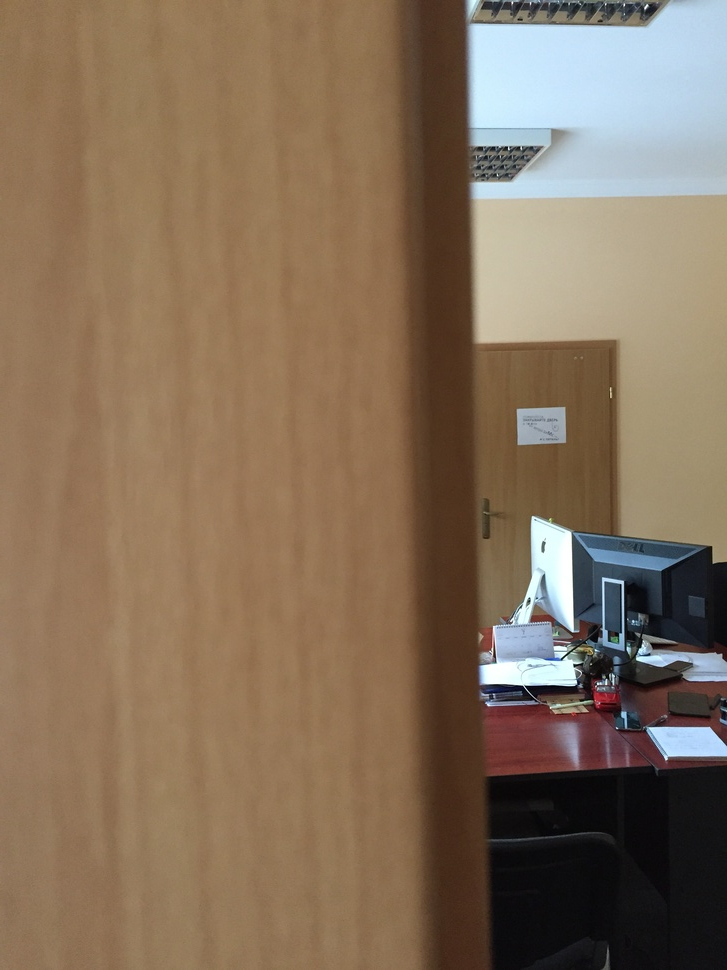
#> input picture source/images/IMG_0081.JPG, 727 x 970 px, shrunk from 2448 x 3264 before the run; its folder holds only this picture in this run
$ python test-cv.py   (Python 2 division)
#> lines starting #> are read from the running program, lines starting #| are printed output that depends on the picture; after the words box and inside, x2 and y2 are one past the last pixel; in counts of white or black regions, pixels touching at a corner belong together
import os
import numpy as np
import cv2

# [5 lines left out: function rotateImage, not called in this run]

'''
im = cv2.imread('./source/images/test/IMG_0086.JPG')
imgray = cv2.cvtColor(im,cv2.COLOR_BGR2GRAY)

corners = cv2.goodFeaturesToTrack(imgray, 5, 0.01, 1)

print 'corners=',corners

for i in range(len(corners)):
  print i, corners[i][0]
  cv2.circle(im, (corners[i][0][0], corners[i][0][1]), 100, (0,255,0), 3)

cv2.imwrite('result.jpg', im)
'''


# Source dir and result dir (YOU SHOULD CREATE RESULT DIR BY HAND)
imgDir = './source/images'
resultDir = './results'


# Iterate over files in a dir
imagesDir = './source/images'
for fn in os.listdir(imagesDir):
    #print os.path.join(imagesDir, fn)
    if os.path.isfile(os.path.join(imagesDir, fn)):
        fName, fExtension = os.path.splitext(fn)
        #print fn, fName, fExtension
        inFile = os.path.join(imagesDir, fn)
        print 'inFile =', inFile

        resFile = os.path.join(resultDir, fName + 'r' + fExtension)
        print 'resFile =', resFile

        # DO SMTH HERE inFile and resFile
        im = cv2.imread(inFile)
#> im is the input picture: shape (970, 727, 3); mean B, G, R 90.4, 111.7, 132.5
        imgray = cv2.cvtColor(im,cv2.COLOR_BGR2GRAY)
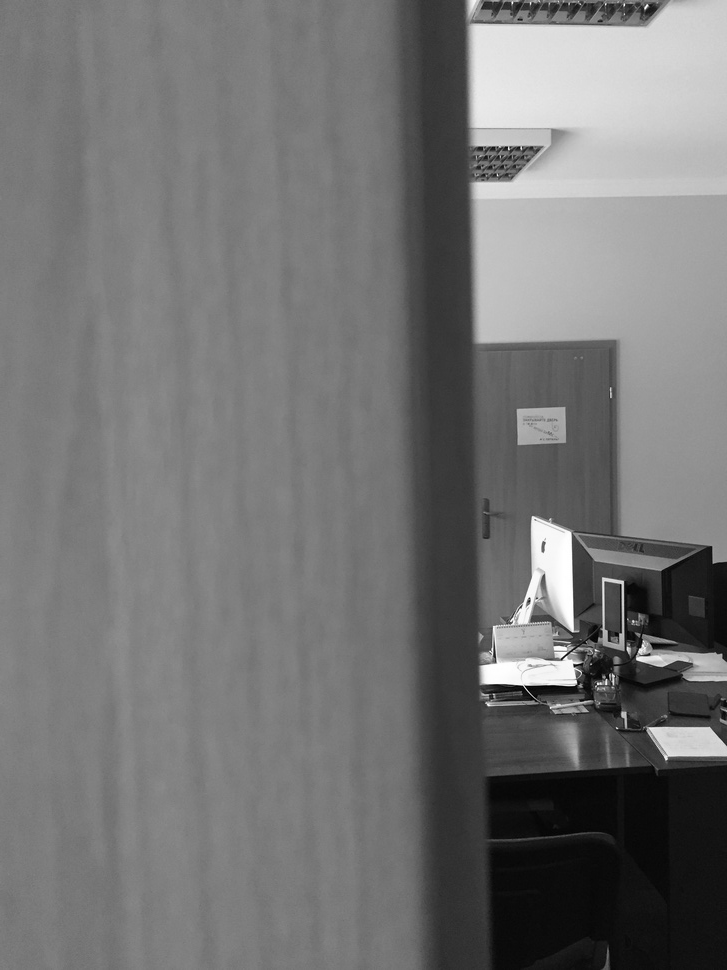
#> imgray: shape (970, 727); min 0, max 255, mean 115.5

        #im = rotateImage(imgray, -90)

        corners = cv2.goodFeaturesToTrack(imgray, 20, 0.001, 1)
#> corners = 20 rows, first 8: [574, 665], [506, 147], [597, 684], [666, 759], [525, 686], [529, 597], [633, 621], [606, 679]

        # draw corners
        for i in range(len(corners)):
            print i, corners[i][0]
            cv2.circle(im, (corners[i][0][0], corners[i][0][1]), 50, (0,255,0), 8)
#> this loop made 20 passes
#| 0 [574. 665.]
#| 1 [506. 147.]
#| 2 [597. 684.]
#| 3 [666. 759.]
#| 4 [525. 686.]
#> (further printed lines are left out)
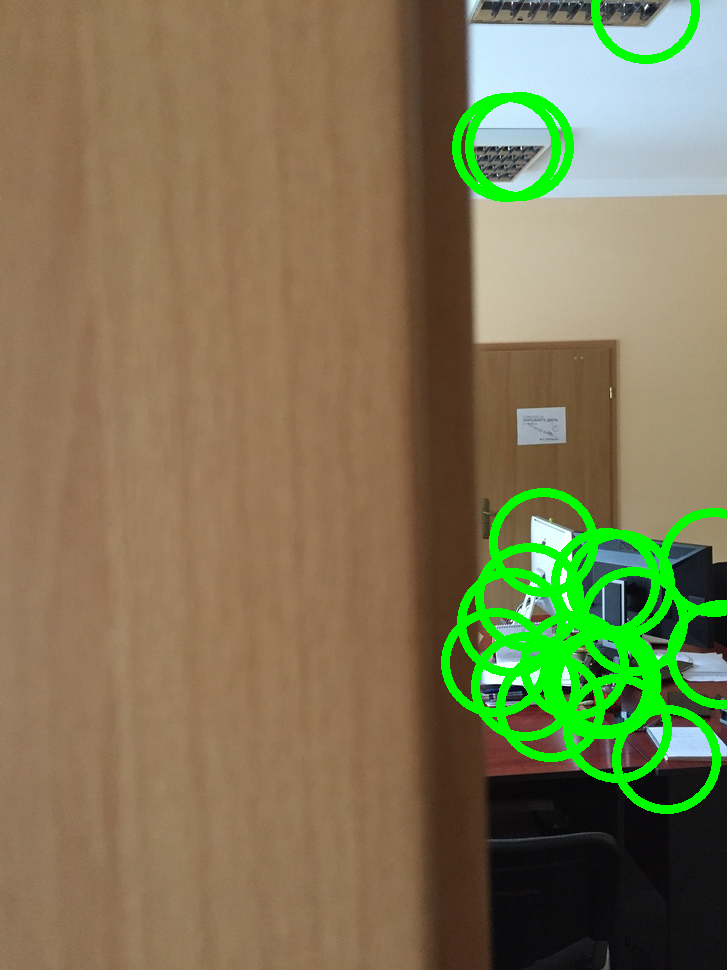
#> im: shape (970, 727, 3); 5.61% of pixels changed, all inside (x1, y1, x2, y2) = (441, 0, 727, 814)

        cv2.imwrite(resFile, im)


'''

ret,thresh = cv2.threshold(imgray,127,255,0)
contours, hierarchy = cv2.findContours(thresh,cv2.RETR_TREE,cv2.CHAIN_APPROX_SIMPLE)
'''

#cv2.drawContours(im, contours, -1, (0,255,0), 3)


#print contours, hierarchy

$ run again, on source/images/IMG_0112.JPG
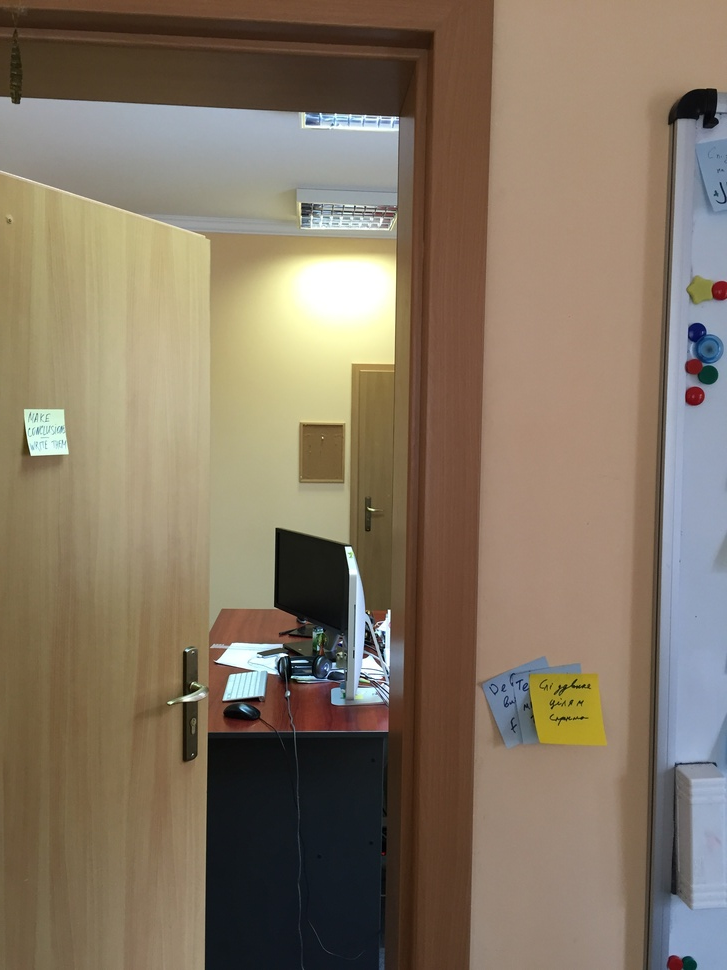
#> input picture source/images/IMG_0112.JPG, 727 x 970 px, shrunk from 2448 x 3264 before the run
#> im is the input picture: shape (970, 727, 3); mean B, G, R 99.8, 118.2, 132.5
#> `imgray = cv2.cvtColor(im,cv2.COLOR_BGR2GRAY)`:
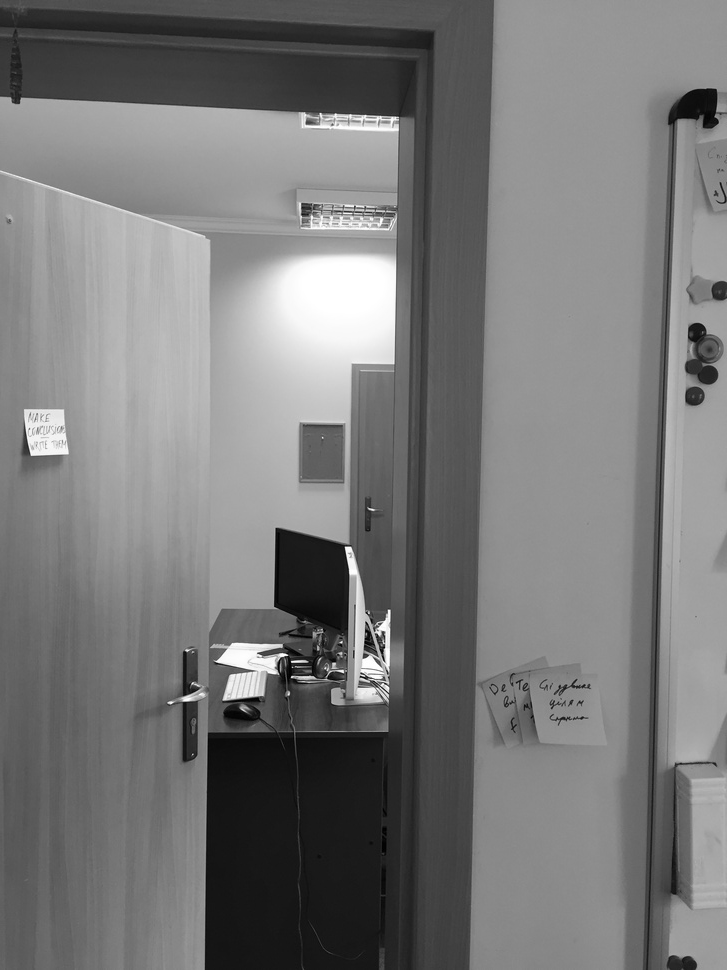
#> imgray: shape (970, 727); min 0, max 255, mean 120.4
#> corners = 20 rows, first 8: [291, 661], [291, 677], [345, 547], [389, 610], [363, 657], [320, 113], [287, 655], [343, 671]
#> the loop `for i in range(len(corners)):` made 20 passes
#| 0 [291. 661.]
#| 1 [291. 677.]
#| 2 [345. 547.]
#| 3 [389. 610.]
#| 4 [363. 657.]
#> (further printed lines are left out)
#> after the loop `for i in range(len(corners)):`:
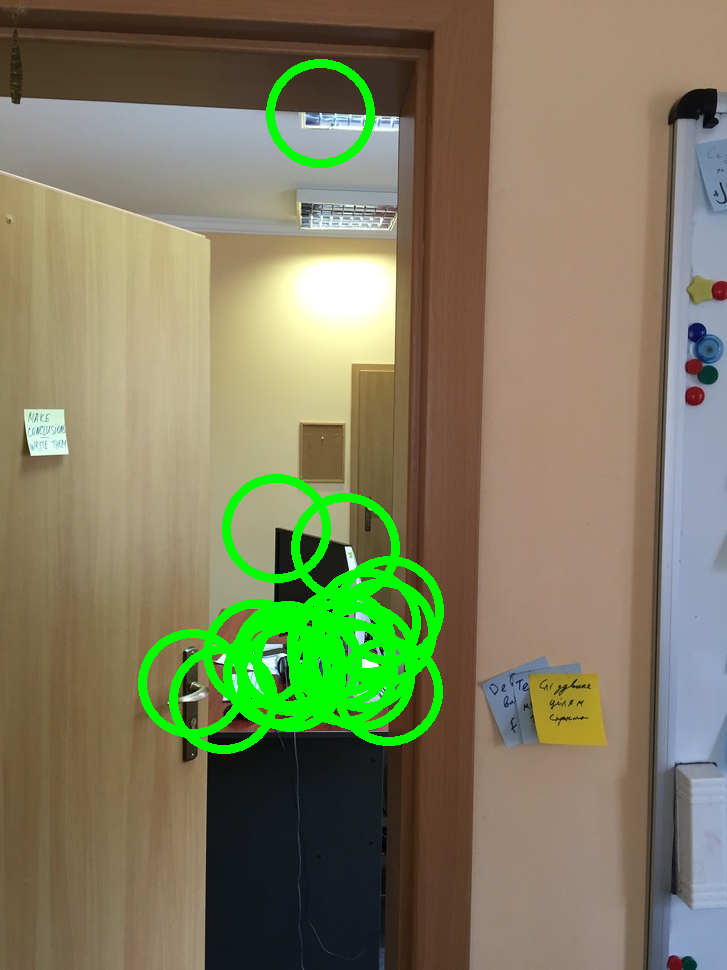
#> im: shape (970, 727, 3); 5.23% of pixels changed, all inside (x1, y1, x2, y2) = (138, 59, 444, 754)

$ run again, on source/images/IMG_0127.JPG
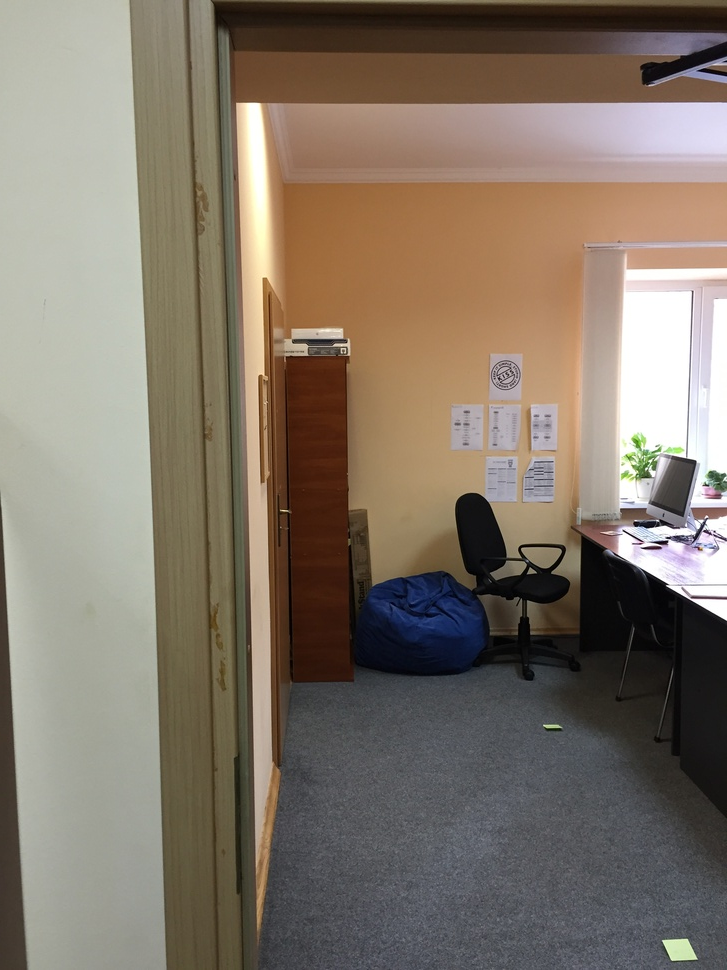
#> input picture source/images/IMG_0127.JPG, 727 x 970 px, shrunk from 2448 x 3264 before the run
#> im is the input picture: shape (970, 727, 3); mean B, G, R 105.3, 118.2, 129.6
#> `imgray = cv2.cvtColor(im,cv2.COLOR_BGR2GRAY)`:
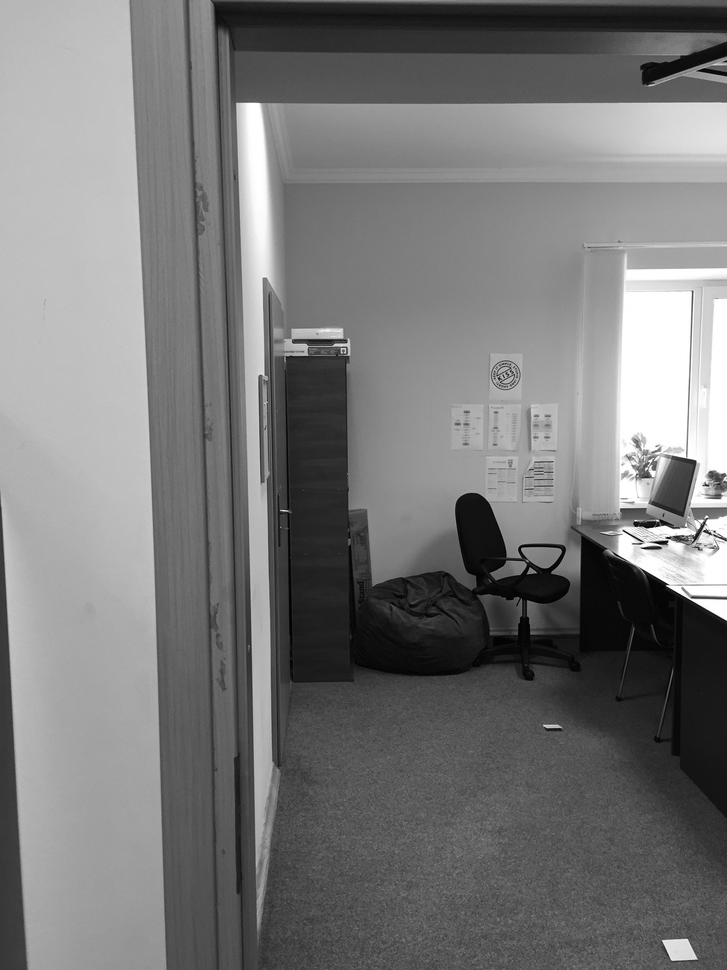
#> imgray: shape (970, 727); min 0, max 255, mean 120.2
#> corners = 20 rows, first 8: [667, 541], [667, 585], [714, 531], [658, 520], [696, 958], [665, 537], [702, 531], [661, 548]
#> the loop `for i in range(len(corners)):` made 20 passes
#| 0 [667. 541.]
#| 1 [667. 585.]
#| 2 [714. 531.]
#| 3 [658. 520.]
#| 4 [696. 958.]
#> (further printed lines are left out)
#> after the loop `for i in range(len(corners)):`:
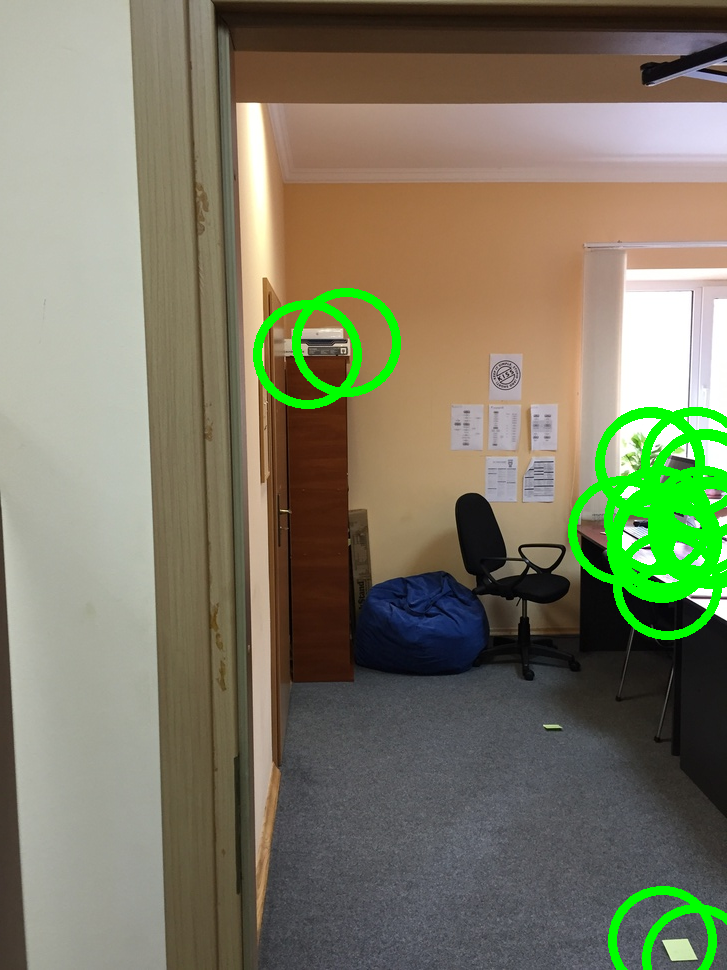
#> im: shape (970, 727, 3); 3.81% of pixels changed, all inside (x1, y1, x2, y2) = (253, 288, 727, 970)

$ run again, on source/images/IMG_0135.JPG
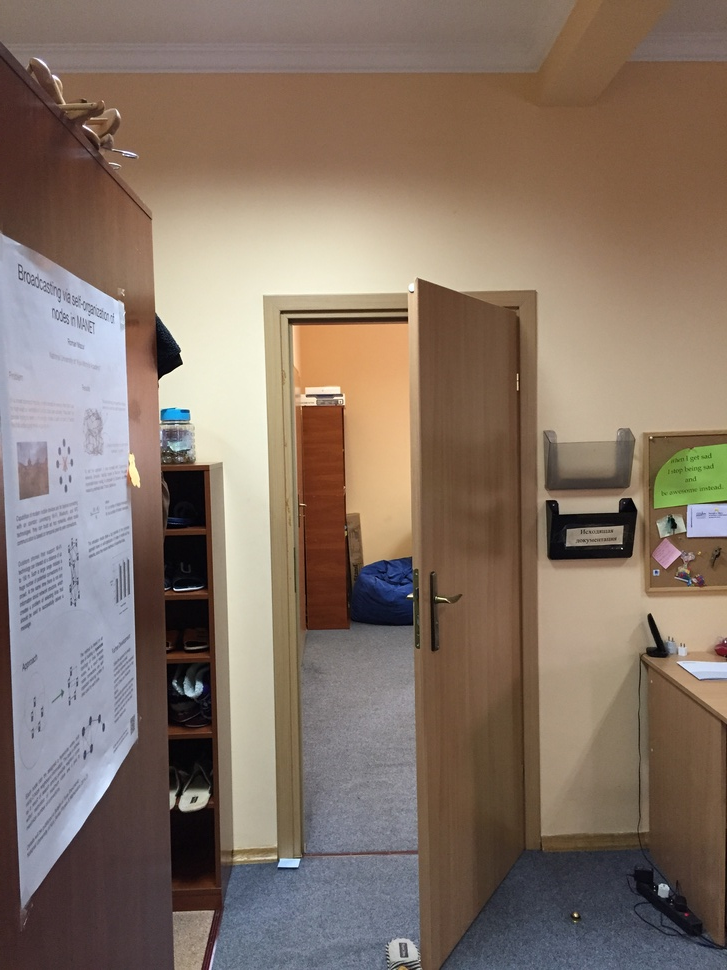
#> input picture source/images/IMG_0135.JPG, 727 x 970 px, shrunk from 2448 x 3264 before the run
#> im is the input picture: shape (970, 727, 3); mean B, G, R 103.5, 116.1, 133.3
#> `imgray = cv2.cvtColor(im,cv2.COLOR_BGR2GRAY)`:
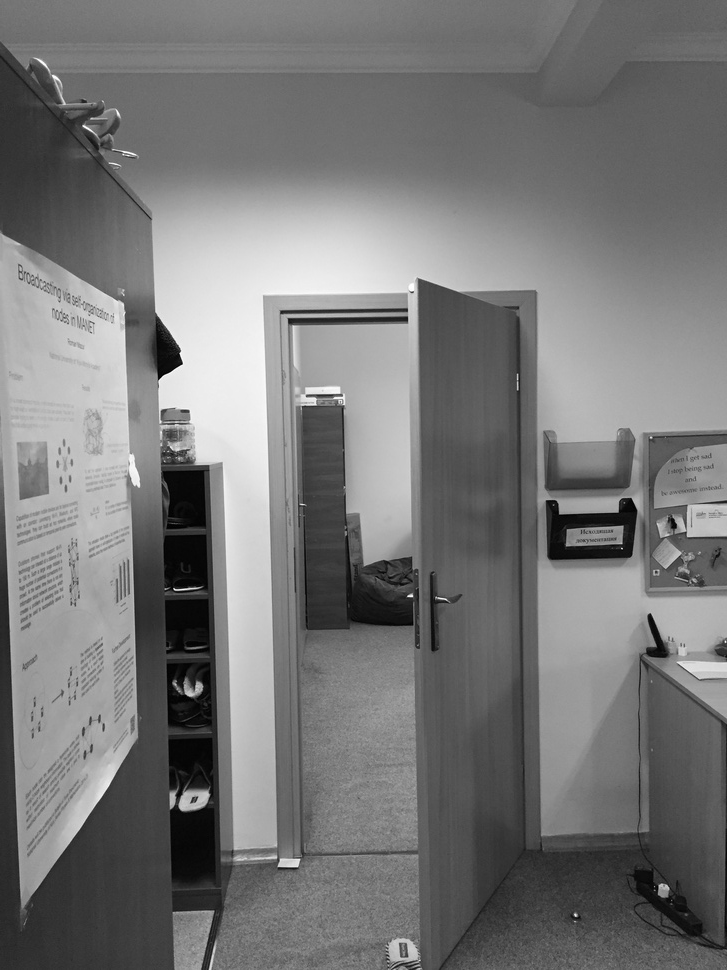
#> imgray: shape (970, 727); min 0, max 255, mean 119.8
#> corners = 20 rows, first 8: [412, 596], [173, 588], [407, 596], [576, 915], [181, 363], [622, 548], [83, 125], [299, 859]
#> the loop `for i in range(len(corners)):` made 20 passes
#| 0 [412. 596.]
#| 1 [173. 588.]
#| 2 [407. 596.]
#| 3 [576. 915.]
#| 4 [181. 363.]
#> (further printed lines are left out)
#> after the loop `for i in range(len(corners)):`:
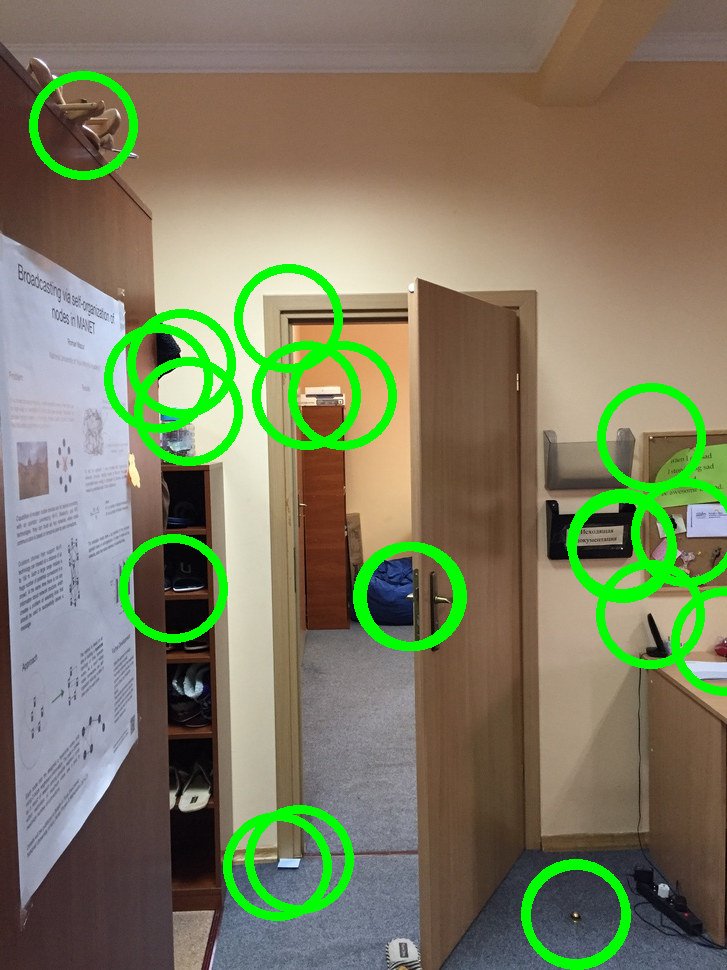
#> im: shape (970, 727, 3); 6.46% of pixels changed, all inside (x1, y1, x2, y2) = (29, 71, 727, 970)
